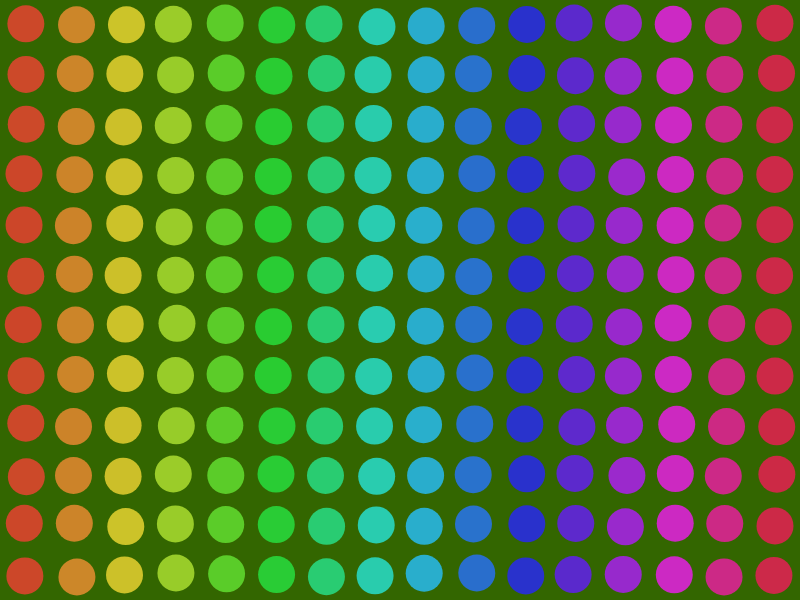
Frame 1 (no input)
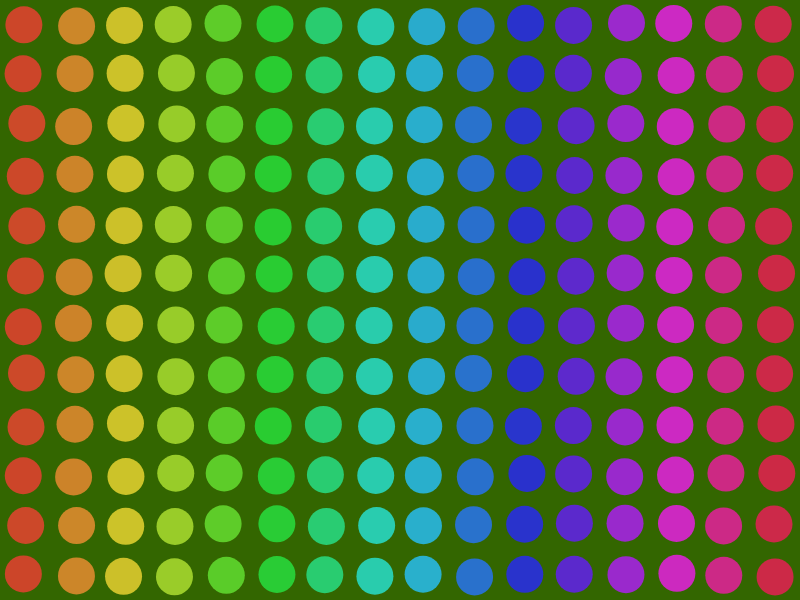
Frame 60 (no input)
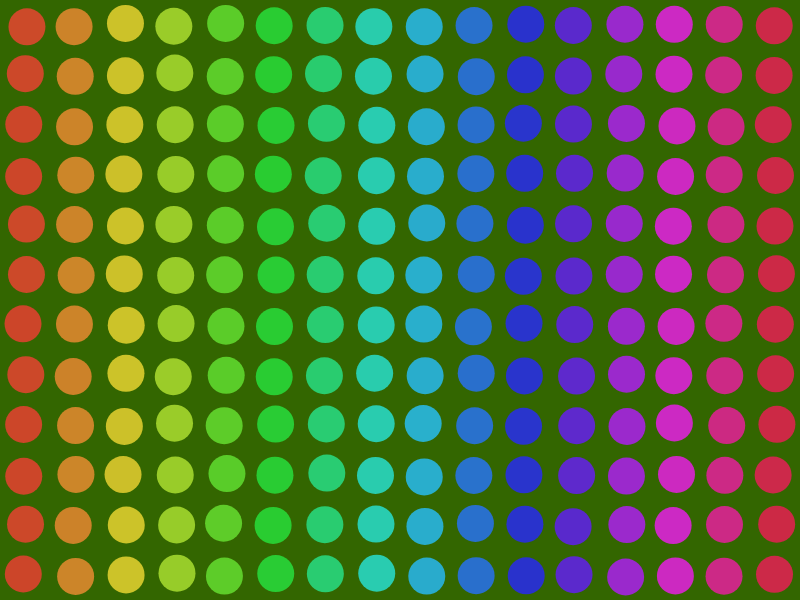
Frame 120 (the mouse pressed at the canvas centre since frame 60)

The p5.js sketch that drew these frames (run headless with seeded random() and noise() and a simulated clock; from frame 60 on, the mouse is pressed at the canvas centre):

// p5.js sketch
// ── sketch.js
let gridStep = 50
let cRadius = gridStep* 0.37

function setup() {
  createCanvas(800, 600)
  colorMode(HSB, width, 100, 100)
}

function draw() {
  background(200,100,40)
  
  //showGrid()

  noStroke()
  for(let x=0; x <width/gridStep; x++) {
    for(let y=0; y<height/gridStep; y++){
      let posX = (x * gridStep )+ ( gridStep * 0.5)
      let posY = (y * gridStep )+ ( gridStep * 0.5)
      
      posX += random(-2,2)
      posY += random(-2,2)
      
      fill(posX, 80, 80)
      circle(posX, posY, cRadius*2)
    }
  }
}


function showGrid(){
  stroke(255,0,0)
  for( x =0; x< width; x = x+ gridStep){
    line(x, 0, x, height)
  }
  
  stroke(155,0,0)
  for( let y =0; y< height; y+= gridStep){
    line(0, y, width, y)
  }
}
// ── hw.html
<!DOCTYPE html>
<html lang="en">
<head>
    <meta charset="UTF-8">
    <meta http-equiv="X-UA-Compatible" content="IE=edge">
    <meta name="viewport" content="width=device-width, initial-scale=1.0">

     <!-- P5js Library -->
     <script src="https://cdnjs.cloudflare.com/ajax/libs/p5.js/1.4.1/p5.js"></script>

     <link href="hwstyle.css" rel="stylesheet">

    <title>HW_non-linear movement</title>
</head>



<body>
    <script src="hwsketch.js"></script>
<h2> Problems and Solutions</h2>
    <p>1. Particles wouldn’t move > use TAU (an alias for TWO_PI) <br>
    2. All lines just go on the same routine > noiseScale controls the flow of lines <br>
    3. The lines go linear without the definition of sin(a) /cos(a)</p>
    
   <h2> Sharing (what the problem is / how to solve it)</h2>
    The particles stood still and would not move as I tried at first. I tried to add the function of the noiseScale but I found that there was nothing changes. <br>
    
    Finally, I found the function of “ TAU” sin( ) and cos ( ). It could control the ratio of the circumference of a circle to its diameter. Hence, the lines could go randomly and non-linear.
    
    </p>
</body>

</html>
// ── hwsketch.js
let particles =[];
const num = 500;
const noiseScale = 0.02;


function setup(){
  createCanvas(windowWidth, windowHeight);
  for(let i=0; i <num; i++){
    particles.push(createVector(random(width), random(height)));
  }
  stroke(255,193,188);
}

function draw(){
  background(0, 2);
  for(let i =0; i <num; i ++){
    let p =particles[i];
    point(p.x, p.y);
    let n = noise(p.x *noiseScale, p.y *noiseScale);
    let a = TAU * n;
    p.x += cos(a);
    p.y += sin(a);
  
  }
}
